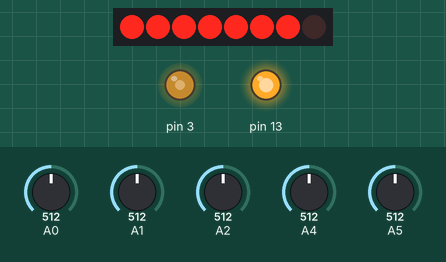
Simulated run of this sketch. Board: Arduino Uno, built with avr-gcc and run on an emulated ATmega328P. Parts: 8 shift-register outputs drawn as a row of LEDs (first output left, lit = HIGH), output pins drawn as LEDs (lit = HIGH). Wiring (inferred from the names in the program): shift register (74HC595): data pin 11; shift clock pin 12; latch pin 9. Wiring (inferred from the signals the program sends): row of LEDs: on Q0, Q1, Q2, Q3, Q4, Q5, Q6, Q7. The test bench sets the inputs (shaded band); at power-on: A4 = 512, A0 = 512, A1 = 512, A2 = 512, A5 = 512. Pins used as bus, display or sensor lines are not drawn.

Above: at 1.2 s.
1.3 s: A4 set to 509
At 2.8 s:
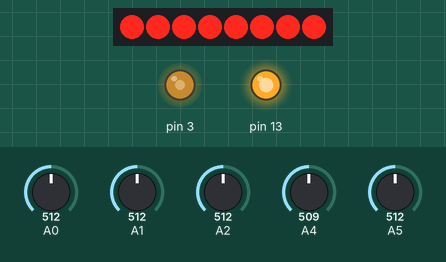
4.3 s: A0 set to 716
At 5.9 s:
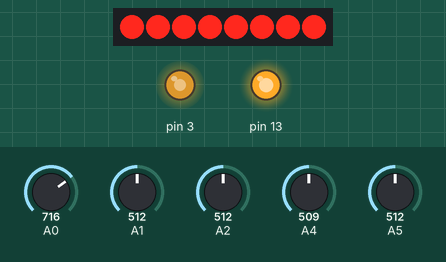
7.3 s: A0 set to 992
At 9.8 s:
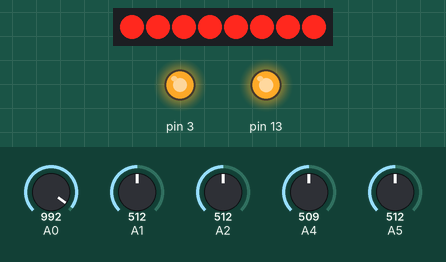
10.1 s: A0 set to 31
At 13.0 s:
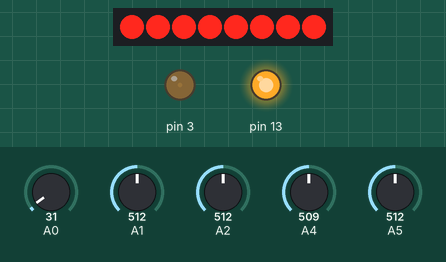
13.1 s: A1 set to 494
15.5 s: A2 set to 716
Timing chart, 0 to 18.0 s (numbered marks = the images above; inputs shaded):
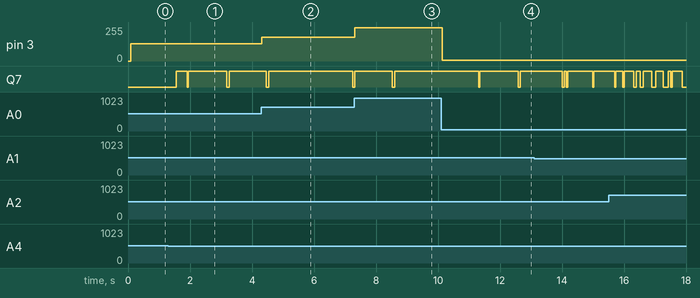

The sketch:

ArduMPPT.ino
```cpp
// Wiring:
//A0 - Pot
//A1 - Volts (solar)
//A2 - Volts (battery)
//A4 - Amps (solar)
//A5 - Amps (battery)

//D3 - PWM out to DCOI
//D8 -LCD_RST (1)
//D9 - LCD_CE (2)
//D10 - LCD_DC (3)
//D11 - LCD_DIN (4)
//D12 - LCD_CLK (5)
//-----LCD_VCC (6)
//---LCD_LIGHT (7)
//-----LCD_GND (8)

#define LCD_C LOW
#define LCD_D HIGH

#define PIN_RESET 8
#define PIN_SCE 9
#define PIN_DC 10
#define PIN_SDIN 11
#define PIN_SCLK 12

//#include <stdlib.h>;
#include "header.h";
#include <PWM.h>
int32_t frequency = 15000; //frequency (in Hz)
int sensorValue = 0;
float panelVolts = 0;
float batteryVolts = 0;
float lastPanelVolts = 0;
float lastBatteryVolts = 0;
float panelAmps = 0;
float lastPanelAmps = 0;
float batteryAmps = 0;
float lastBatteryAmps = 0;
float efficiency = 0;
float siemens = 0;
float panelWatts = 0;
float lastPanelWatts = 0;
float batteryWatts = 0;
float maxwatts = 0;
int barwatts = 0;
float Voc = 0;
float Isc = 0;
char tmp[25];
//boolean gotVoc = false;
//boolean gotIsc = false;
boolean highWatts = false;
int chartX = 0;
int chartY = 0;
//int bin = 0;
boolean mpptOn = false;
const boolean initialise = true;

void LcdInitialise(void)
{
pinMode(PIN_SCE, OUTPUT);
pinMode(PIN_RESET, OUTPUT);
pinMode(PIN_DC, OUTPUT);
pinMode(PIN_SDIN, OUTPUT);
pinMode(PIN_SCLK, OUTPUT);
digitalWrite(PIN_RESET, LOW);
digitalWrite(PIN_RESET, HIGH);
LcdWrite(LCD_C, 0x21 ); // LCD Extended Commands.
LcdWrite(LCD_C, 0xBC ); // Set LCD Vop (Contrast).
LcdWrite(LCD_C, 0x04 ); // Set Temp coefficent. //0x04
LcdWrite(LCD_C, 0x14 ); // LCD bias mode 1:48. //0x13
LcdWrite(LCD_C, 0x0C ); // LCD in normal mode.
LcdWrite(LCD_C, 0x20 );
LcdWrite(LCD_C, 0x0C );
}

void LcdClear()
{
for (int i=0; i<504; i++) LcdWrite(LCD_D, 0x00);
}

void LcdWrite(byte dc, byte data)
{
digitalWrite(PIN_DC, dc);
digitalWrite(PIN_SCE, LOW);
shiftOut(PIN_SDIN, PIN_SCLK, MSBFIRST, data);
digitalWrite(PIN_SCE, HIGH);
}

void LcdString(char *characters, int x, int y)
{
LcdWrite(LCD_C, 0x80 | x); // Column.
LcdWrite(LCD_C, 0x40 | y); // Row.
while (*characters) LcdCharacter(*characters++);
}

void LcdCharacter(char character)
{
for (int index = 0; index < 5; index++) LcdWrite(LCD_D, ASCII[character - 0x20][index]);
LcdWrite(LCD_D, 0x00);
}

void LcdXY(int x, int y)
{
LcdWrite(LCD_C, 0x80 | x); // Column.
LcdWrite(LCD_C, 0x40 | y); // Row.
}

void LcdPlot (int x, int y)
{
// static int lastX;
// static int lastY;
LcdXY(x,5-(y/8)); //set display address for plot
int bin=128;
for (int q=0; q<y%8; q++) bin=bin/2; //calculate pixel position in byte
LcdWrite(LCD_D, bin); //plot pixel
float slope=float(47-y)/float(83-x);

for (int j=x+2; j<84; j++) {
float dy=slope*float(j-x);
int k=y+round(dy);
LcdXY(j,5-(k/8)); //set display address for plot
int bin=128;
for (int q=0; q<k%8; q++) bin=bin/2; //calculate pixel position in byte
LcdWrite(LCD_D, bin); //plot pixel
}
// lastX = x;
// lastY = y;
}

void perturb(boolean init=false)
{
static byte pulseWidth = 0;
static boolean trackDirection = false; //counts down / pwm increases
// static int loopCounter = 0;
if (init) {
pulseWidth = 255;
trackDirection = false;
}
else {
if (!trackDirection) {
if (pulseWidth != 0) {pulseWidth--;} else {trackDirection = true;}
}
else {
if (pulseWidth != 255) {pulseWidth++;} else {trackDirection = false;}
}
}
pwmWrite(3, pulseWidth); //write perturbed PWM value to PWM hardware
if ((panelWatts - lastPanelWatts) < -0.1) trackDirection = !trackDirection;
}

void setup()
{
LcdInitialise();
LcdClear();
LcdString("Solar",0,0);
LcdString("MuPPeT",0,1);
LcdString("%",71,1);
LcdString("V",31,2);
LcdString("V",71,2);
LcdString("A",31,3);
LcdString("A",71,3);
LcdString("W",26,4);
LcdString("Wp",65,4);

InitTimersSafe();
bool success = SetPinFrequencySafe(3, frequency);
if(success) {
pinMode(13, OUTPUT);
digitalWrite(13, HIGH);
}

}
void loop()
{
panelVolts = analogRead(A1) * 47.0 / 1023; //get the volts
panelVolts = (panelVolts + lastPanelVolts) / 2; //average the volts
lastPanelVolts = panelVolts;
LcdString(dtostrf(panelVolts,5,2,&tmp[0]),0,2); //display the volts

panelAmps = (514 - analogRead(A4)) * 27.03 / 1023; //get the panelAmps
panelAmps = (panelAmps + lastPanelAmps) / 2; //average the panelAmps
lastPanelAmps = panelAmps;
if (panelAmps < 0) panelAmps = 0; //don't let the panelAmps go below zero
LcdString(dtostrf(panelAmps,5,2,&tmp[1]),0,3); //display the panelAmps

panelWatts = panelVolts * panelAmps; //calculate the watts
LcdString(dtostrf(panelWatts,4,1,&tmp[2]),0,4); //display the panel watts

sensorValue = analogRead(A0);
if (sensorValue > 1020) {
// pwmWrite(3, sensorValue / 4);
if (mpptOn) {
perturb();
}
else {
mpptOn = true;
perturb(initialise); //initialise the perturb algorithm
LcdString("A",41,0); //display an A for auto
}
}
else {
if (!mpptOn) {
pwmWrite(3, sensorValue / 4);
}
else {
mpptOn = false;
LcdString("M",41,0); //display an M for manual
}
}

lastPanelWatts = panelWatts;

batteryVolts = analogRead(A2) * 25.0 / 1023; //get the battery volts
batteryVolts = (batteryVolts + lastBatteryVolts) / 2; //average the volts
lastBatteryVolts = batteryVolts;
LcdString(dtostrf(batteryVolts,5,2,&tmp[0]),40,2); //display the battery volts

batteryAmps = (514 - analogRead(A5)) * 27.03 / 1023; //get the panelAmps
batteryAmps = (batteryAmps + lastBatteryAmps) / 2; //average the panelAmps
lastBatteryAmps = batteryAmps;
if (batteryAmps < 0) batteryAmps = 0; //don't let the batteryAmps go below zero
LcdString(dtostrf(batteryAmps,5,2,&tmp[1]),40,3); //display the panelAmps

// if (volts > 1) {
// siemens = panelAmps / volts; //calculate the conductance
// LcdString(dtostrf(siemens,5,2,&tmp[2]),0,2); //display the siemens
// }

batteryWatts = batteryVolts * batteryAmps; //calculate the battery watts

efficiency = batteryWatts / panelWatts * 100;
LcdString(dtostrf(efficiency,3,0,&tmp[2]),50,1); //display the efficiency

maxwatts = max(maxwatts, panelWatts); //calculate the max watts
LcdString(dtostrf(maxwatts,4,1,&tmp[3]),40,4); //display the max watts

if (panelWatts > 27) highWatts = true; //go to 83Watt bargraph

LcdXY(0,5);
if (!highWatts) {
barwatts = round(panelWatts * 3);
for(int k=0; k<84; k++)
{
if (k >= barwatts) LcdWrite (LCD_D, 0x00);
else if (k % 30 == 0) LcdWrite (LCD_D, 0xf0);
else if (k % 15 == 0) LcdWrite (LCD_D, 0xe0);
else LcdWrite (LCD_D, 0xc0);
}
}
else {
barwatts = round(panelWatts);
for(int k=0; k<84; k++)
{
if (k >= barwatts) LcdWrite (LCD_D, 0x00);
else if (k % 10 == 0) LcdWrite (LCD_D, 0xf0);
else if (k % 5 == 0) LcdWrite (LCD_D, 0xe0);
else LcdWrite (LCD_D, 0xc0);
}
}

Voc = max(Voc, panelVolts);
Isc = max(Isc, panelAmps);

chartX = min(panelVolts/Voc*84, 83);
chartY = min(panelAmps/Isc*48, 47);

if (chartX > 41 & chartY > 40) { //if in upper right quadrant
LcdPlot (chartX, chartY);
}

delay(10);
}
```

Source omitted: header.h (data table, 3877 bytes)

Measured:
- the behaviour switches between 510 and 509 on A4 (found by bisection; images 0 and 1)
- after the input at 1.3 s, Q7: goes HIGH 0.35 s, LOW 0.03 s, HIGH 1.3 s, LOW 0.07 s, then HIGH, starting after 0.26 s
- after the input at 4.3 s, pin 3: 128/255 → 179/255 at once
- after the input at 7.3 s, pin 3: 179/255 → 248/255 at once
- after the input at 10.1 s, pin 3: 248/255 → 7/255 at once
